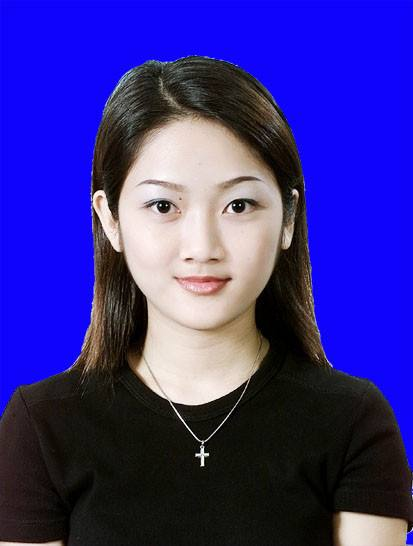
#> input picture images/toux.jpg, 413 x 546 px, found by its file name
$ python OpencvDemo111.py
#> lines starting #> are read from the running program, lines starting #| are printed output that depends on the picture
#!/usr/bin/env python3
#coding = utf-8

import logging
import numpy as np
import cv2 as cv

# KMeans图像分割
def OpencvDemo111():
    logging.basicConfig(level=logging.DEBUG)

    src = cv.imread("images/toux.jpg")
#> src is the input picture: shape (546, 413, 3); mean B, G, R 143.5, 46, 55.8
    if src is None:
        logging.error("could not load an image!")
        return cv.Error.StsError

    # 将RGB数据转换为样本数据
    sample_data = src.reshape((-1, 3))
    data = np.float32(sample_data)

    # 使用KMeans进行图像分割
    num_clusters = 3
    term_crit = (cv.TERM_CRITERIA_COUNT | cv.TERM_CRITERIA_EPS, 10, 1.0)
    _, labels, centers = cv.kmeans(data, num_clusters, None, term_crit, num_clusters, cv.KMEANS_RANDOM_CENTERS)
#> centers = [[250.8, 3.58, 15.5], [19.5, 25.8, 30.07], [185.5, 196, 214.2]]

    # 显示图像分割结果
    centers = np.uint8(centers)
#> centers = [[250, 3, 15], [19, 25, 30], [185, 195, 214]]
    dst = centers[labels.flatten()]
    dst = dst.reshape((src.shape))
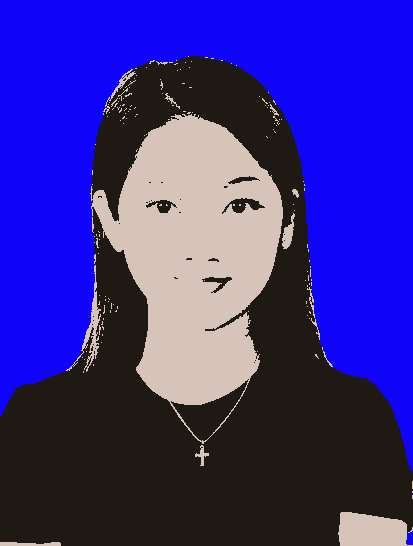
#> dst: shape (546, 413, 3); mean B, G, R 142.8, 45.2, 55.5

    h, w, ch = src.shape
#> h = 546; w = 413; ch = 3
    result = np.zeros([h, w * 2, ch], dtype=src.dtype)
    result[0 : h, 0 : w, :] = src
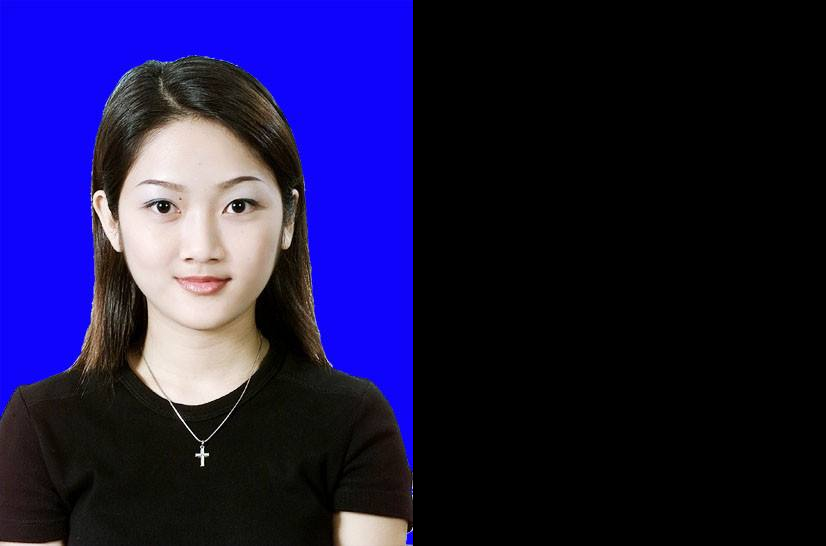
#> result: shape (546, 826, 3); mean B, G, R 71.7, 23, 27.9
    result[0 : h, w : w * 2, :] = dst
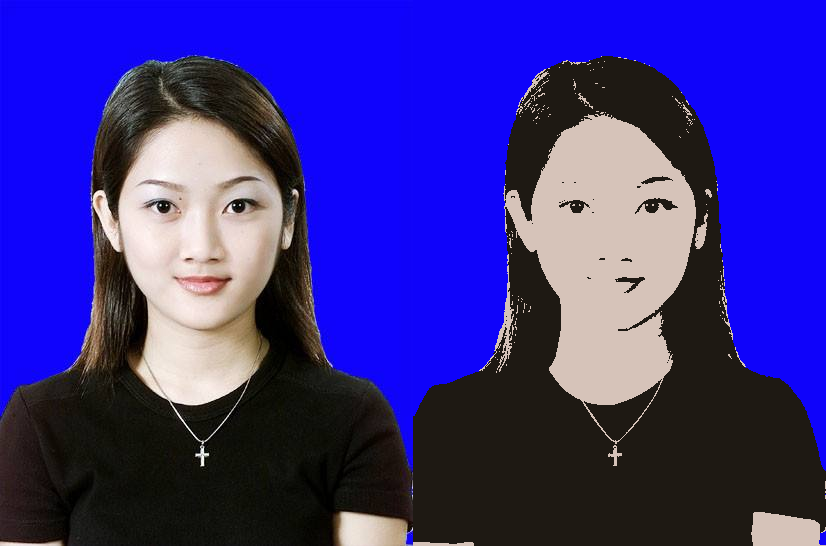
#> result: shape (546, 826, 3); mean B, G, R 143.1, 45.6, 55.7
    cv.putText(result, "original image", (10, 30), cv.FONT_ITALIC, .5, (0, 0, 255), 1)
    cv.putText(result, "segmented image after K-means clustering", (w + 10, 30), cv.FONT_ITALIC, .5, (0, 0, 255), 1)
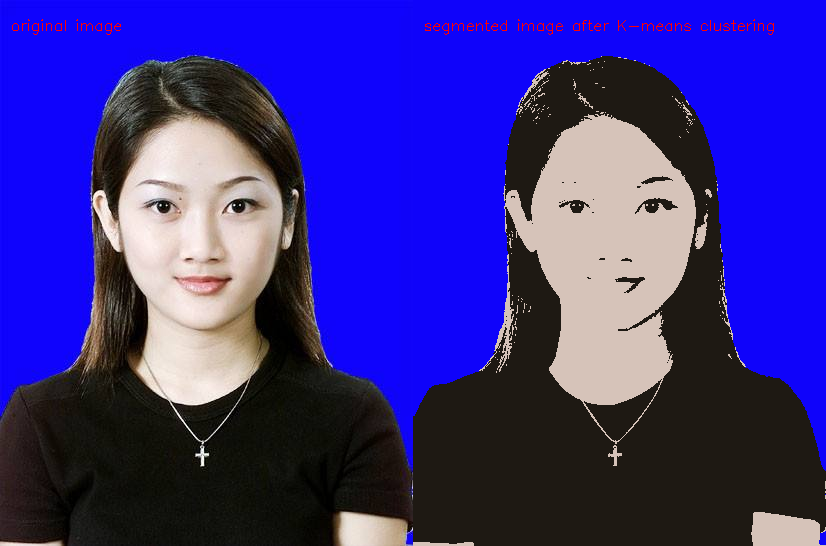
#> result: shape (546, 826, 3); mean B, G, R 142.6, 45.6, 56.2
    cv.imshow("K-means clustering - image segmentation", result)

    cv.waitKey(0)

    cv.destroyAllWindows()

    return cv.Error.StsOk

if __name__ == "__main__":
    OpencvDemo111()

# end of file
